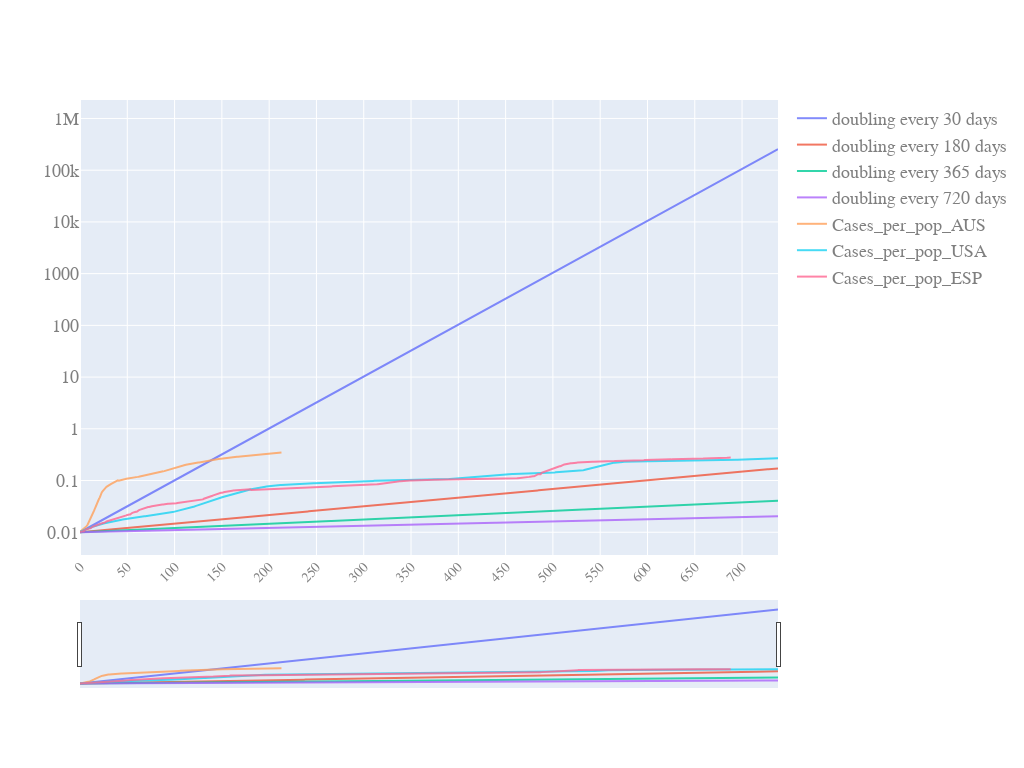

Notebook source saved alongside this figure:
### Markdown cell above
# Doubling Rate

N_0 base

t = time in days

T_d = time period

### Code cell
def doubling_rate(N_0, t, T_d):
    return N_0 * np.power(2, t / T_d)
max_days = 800

norm_slopes = {
    # 'doubling every day': doubling_rate(100, np.arange(10), 1),
    'doubling every 30 days': doubling_rate(0.01, np.arange(790), 30),
    'doubling every 180 days': doubling_rate(0.01, np.arange(790), 180),
    'doubling every 365 days': doubling_rate(0.01, np.arange(790), 365),
    'doubling every 720 days': doubling_rate(0.01, np.arange(790), 720)
}
pd_sync_timelines_w_slope = pd.concat([pd.DataFrame(norm_slopes), pd_sync_timelines], axis=1)

pd_sync_timelines_w_slope
quick_plot(pd_sync_timelines_w_slope.date,
           pd_sync_timelines_w_slope.iloc[:, 0:7],
           y_scale='log',
           slider=True)
# pd_sync_timelines_w_slope.to_csv('../data/processed/COVID_small_sync_timeline_table.csv',sep=';',index=False) # Needs for us to save the processed csv file in data/processed/sudonamehere.csv for this to work

### Figure 1 — Plotly figure (JSON) as saved in the notebook; plotly's stock layout.template omitted (floating-point values rounded to 4 significant figures; data arrays with more than 128 entries replaced by an {"elided": "..."} marker saying what was removed)
{"data": [{"name": "doubling every 30 days", "opacity": 0.8, "type": "scatter", "x": {"elided": "790 int values"}, "y": {"elided": "790 float values"}}, {"name": "doubling every 180 days", "opacity": 0.8, "type": "scatter", "x": {"elided": "790 int values"}, "y": {"elided": "790 float values"}}, {"name": "doubling every 365 days", "opacity": 0.8, "type": "scatter", "x": {"elided": "790 int values"}, "y": {"elided": "790 float values"}}, {"name": "doubling every 720 days", "opacity": 0.8, "type": "scatter", "x": {"elided": "790 int values"}, "y": {"elided": "790 float values"}}, {"name": "Cases_per_pop_AUS", "opacity": 0.8, "type": "scatter", "x": {"elided": "790 int values"}, "y": {"elided": "790 float values"}}, {"name": "Cases_per_pop_USA", "opacity": 0.8, "type": "scatter", "x": {"elided": "790 int values"}, "y": {"elided": "790 float values"}}, {"name": "Cases_per_pop_ESP", "opacity": 0.8, "type": "scatter", "x": {"elided": "790 int values"}, "y": {"elided": "790 float values"}}], "layout": {"autosize": true, "font": {"color": "#7f7f7f", "family": "PT Sans, monospace", "size": 18}, "height": 768, "width": 1024, "xaxis": {"nticks": 20, "rangeslider": {"visible": true}, "tickangle": -45, "tickfont": {"color": "#7f7f7f", "size": 14}}, "yaxis": {"type": "log"}}}
